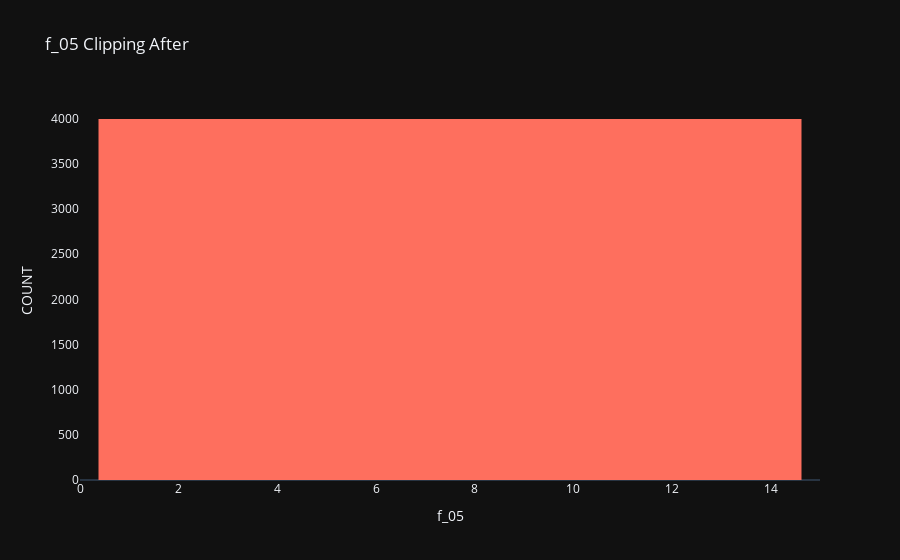

The cell this chart's notebook holds for it:
### Code cell
fig = go.Figure()
fig.add_trace(go.Histogram(
    x = after_f_05,
    xbins=dict( # bins used for histogram
        start=0,
        end=560,
        size=15
    ),
    marker_color='#FE6F5E',
    opacity=1
))

fig.update_layout(
    title_text='f_05 Clipping After',
    xaxis_title_text='f_05',
    yaxis_title_text='COUNT', 
    bargap=0.05, # gap between bars of adjacent location coordinates
    xaxis =  {'showgrid': False },
    yaxis = {'showgrid': False },
    template = 'plotly_dark'
)

fig.show()

### Figure 1 — Plotly figure (JSON) as saved in the notebook; plotly's stock layout.template omitted (floating-point values rounded to 4 significant figures; data arrays with more than 128 entries replaced by an {"elided": "..."} marker saying what was removed)
{"data": [{"marker": {"color": "#FE6F5E"}, "opacity": 1, "type": "histogram", "x": {"elided": "8000 float values"}, "xbins": {"end": 560, "size": 15, "start": 0}}], "layout": {"bargap": 0.05, "title": {"text": "f_05 Clipping After"}, "xaxis": {"showgrid": false, "title": {"text": "f_05"}}, "yaxis": {"showgrid": false, "title": {"text": "COUNT"}}}}
